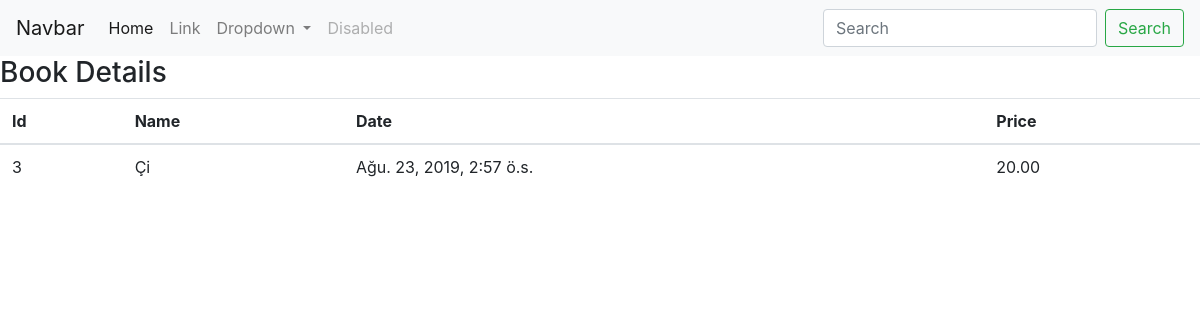
The page /books/bookdetails/3 on the database its author committed.
### books/models.py (models this page shows, shortened)
class Book(models.Model):
    bookName=models.CharField(max_length=70)
    createdDate=models.DateTimeField("Date created")
    author=models.ForeignKey(Author,on_delete=models.CASCADE)
    bookPrice=models.DecimalField(decimal_places=2,max_digits=4,null=True)

### books/views.py (the view)
# urls.py: path('bookdetails/<int:bookId>', views.bookDetail,name="Book Details")
def bookDetail(request,bookId):
    try:
        context4={
            'book_details': Book.objects.get(id=bookId)
        }
    except Book.DoesNotExist:
        raise Http404("Book does not exist!!!!!")
    return render(request,'bookDetails.html',context4)

### books/templates/bookDetails.html (shortened to what this page needs)
<html>
<head>
<link rel="stylesheet" href="https://stackpath.bootstrapcdn.com/bootstrap/4.3.1/css/bootstrap.min.css">
</head>
<body>
<nav class="navbar navbar-expand-lg navbar-light bg-light">
  <a class="navbar-brand" href="#">Navbar</a>
  <div class="collapse navbar-collapse" id="navbarSupportedContent">
    <ul class="navbar-nav mr-auto">
      <li class="nav-item active">
        <a class="nav-link" href="#">Home <span class="sr-only">(current)</span></a>
      </li>
      <li class="nav-item">
        <a class="nav-link" href="#">Link</a>
      </li>
      <li class="nav-item dropdown">
        <a class="nav-link dropdown-toggle" href="#" id="navbarDropdown" role="button" data-toggle="dropdown" aria-haspopup="true" aria-expanded="false">
          Dropdown
        </a>
      </li>
      <li class="nav-item">
        <a class="nav-link disabled" href="#" tabindex="-1" aria-disabled="true">Disabled</a>
      </li>
    </ul>
    <form class="form-inline my-2 my-lg-0">
      <input class="form-control mr-sm-2" type="search" placeholder="Search" aria-label="Search">
      <button class="btn btn-outline-success my-2 my-sm-0" type="submit">Search</button>
    </form>
  </div>
</nav>
<h3>Book Details<h3>
<table class="table">
<thead>
<th>Id</th>
<th>Name</th>
<th>Date</th>
<th>Price</th>
</thead>
<tr>
<td>{{book_details.id}}</td>
<td>{{book_details.bookName}}</td>
<td>{{book_details.createdDate}}</td>
<td>{{book_details.bookPrice}}</td>
</tr>
</table>
</body>
</html>

### rows shown on the page
Book: id "3", bookName "Çi", createdDate "Ağu. 23, 2019, 2:57 ö.s.", bookPrice "20.00"
